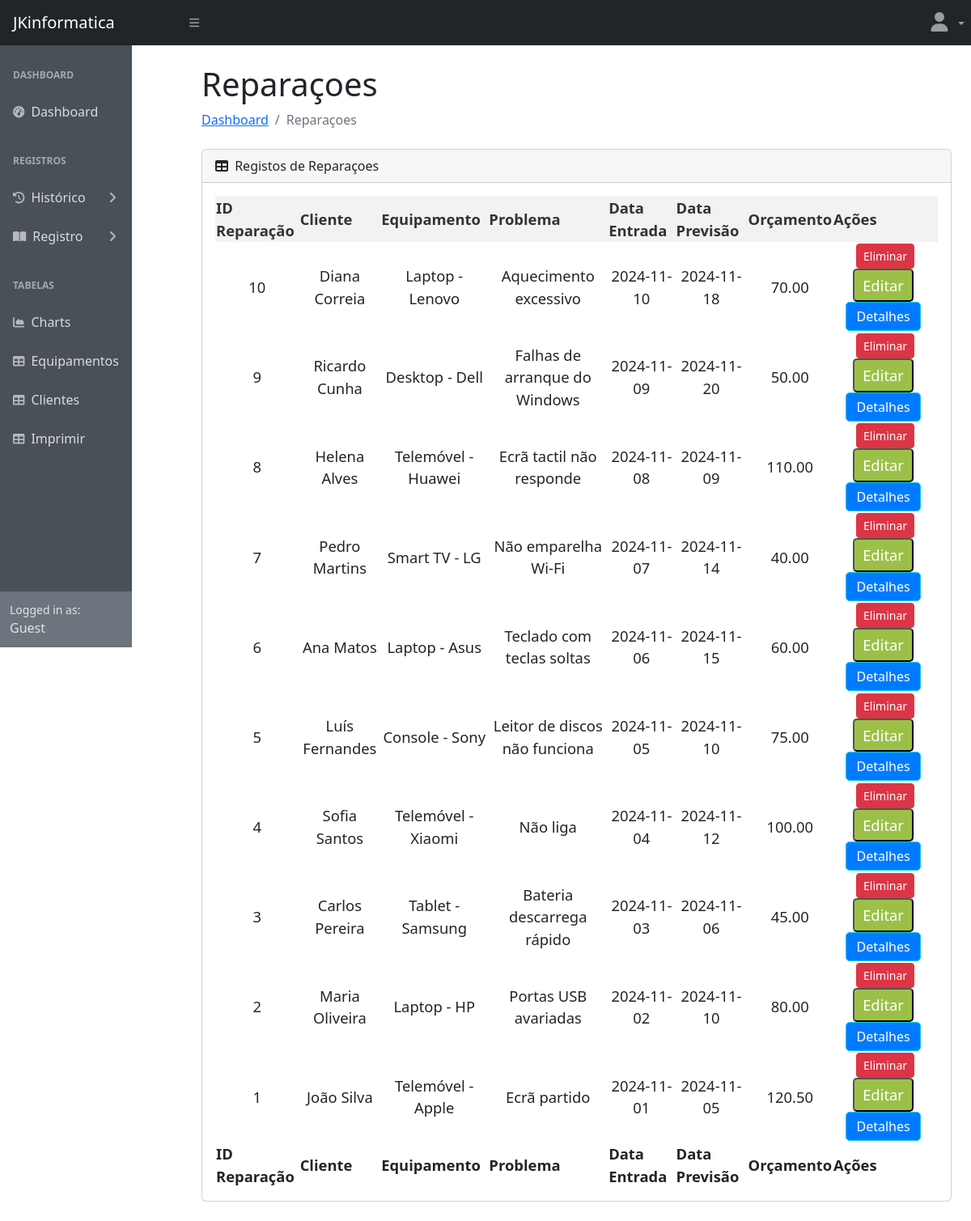
/reparaçoes.php, run on the app's committed database.
### tables this page shows
CREATE TABLE `reparacoes` (
  `idReparacao` int(11) NOT NULL,
  `idEquipamento` int(11) NOT NULL,
  `dataEntrada` date NOT NULL,
  `dataPrevisao` date DEFAULT NULL,
  `problema` text DEFAULT NULL,
  `orcamento` decimal(10,2) DEFAULT NULL,
  `estado` varchar(50) DEFAULT NULL,
  `observacoes` text DEFAULT NULL
);

CREATE TABLE `clientes` (
  `idCliente` int(11) NOT NULL,
  `nome` varchar(100) NOT NULL,
  `telemovel` varchar(20) DEFAULT NULL,
  `email` varchar(100) DEFAULT NULL,
  `nif` varchar(20) DEFAULT NULL,
  `morada` varchar(255) DEFAULT NULL
);

### reparaçoes.php (the view, shortened to what this page needs)
<!DOCTYPE html>
<html lang="en">
    <head>
        <link href="https://cdn.jsdelivr.net/npm/simple-datatables@7.1.2/dist/style.min.css" rel="stylesheet" />
        <link href="css/styles.css" rel="stylesheet" />
        <link href="css/c.css" rel="stylesheet" />
    </head>
    <body class="sb-nav-fixed">
<?php include('topnav.php'); ?>
        <div id="layoutSidenav">
        <?php include('sidenav.php'); ?>
            <div id="layoutSidenav_content">
                <main>
                    <div class="container-fluid px-4">
                        <h1 class="mt-4">Reparaçoes</h1>
                        <ol class="breadcrumb mb-4">
                            <li class="breadcrumb-item"><a href="index.php">Dashboard</a></li>
                            <li class="breadcrumb-item active">Reparaçoes</li>
                        </ol>
                        <div class="card mb-4">
                            <div class="card-header">
                                <i class="fas fa-table me-1"></i>
                                Registos de Reparaçoes
                            </div>
                            <div class="card-body">
                            <table id="datatablesSimple">
                                <thead>
                                    <tr>
                                        <th>ID Reparação</th>
                                        <th>Cliente</th>
                                        <th>Equipamento</th>
                                        <th>Problema</th>
                                        <th>Data Entrada</th>
                                        <th>Data Previsão</th>
                                        <th>Orçamento</th>
                                        <th>Ações</th>
                                    </tr>
                                </thead>
                                <tfoot>
                                    <tr>
                                        <th>ID Reparação</th>
                                        <th>Cliente</th>
                                        <th>Equipamento</th>
                                        <th>Problema</th>
                                        <th>Data Entrada</th>
                                        <th>Data Previsão</th>
                                        <th>Orçamento</th>
                                        <th>Ações</th>
                                    </tr>
                                </tfoot>
                                <tbody>
                                <?php
                                    $sql = "SELECT
                                                r.idReparacao,
                                                c.nome AS cliente,
                                                CONCAT(e.tipo, ' - ', e.marca) AS equipamento,
                                                r.problema,
                                                r.dataEntrada,
                                                r.dataPrevisao,
                                                r.orcamento
                                            FROM reparacoes r
                                            INNER JOIN equipamentos e ON r.idEquipamento = e.idEquipamento
                                            INNER JOIN clientes c ON e.idCliente = c.idCliente
                                            ORDER BY r.idReparacao DESC";
                                    $result = $conn->query($sql);
                                    if ($result->num_rows > 0) {
                                        while ($row = $result->fetch_assoc()) {
                                    ?>
                                            <tr>
                                                <td style="text-align:center"><?= $row['idReparacao']; ?></td>
                                                <td style="text-align:center"><?= $row['cliente']; ?></td>
                                                <td style="text-align:center"><?= $row['equipamento']; ?></td>
                                                <td style="text-align:center"><?= $row['problema']; ?></td>
                                                <td style="text-align:center"><?= $row['dataEntrada']; ?></td>
                                                <td style="text-align:center"><?= $row['dataPrevisao']; ?></td>
                                                <td style="text-align:center"><?= $row['orcamento']; ?></td>
                                                <td style="text-align:center">
                                                    <form class="delete-reparacao-form" method="POST" action="eliminar_reparacao.php" style="display:inline;">
                                                        <button type="submit" class="btn btn-danger btn-sm">Eliminar</button>
                                                    </form>
                                                    <form method="GET" action="editar_reparacao.php" style="display: inline;">
                                                        <button type="submit" style="background-color:rgb(156, 192, 71); color: #fff; padding: 5px 10px; border-radius: 5px; margin-right: 5px;"
                                                                class="btn-editar">
                                                            Editar
                                                        </button>
                                                    </form>
                                                    <a href="detalhe_equipamento.php?id=<?= $row['idReparacao']; ?>"
                                                    class="btn btn-info"
                                                    style="background-color:#007bff; color:#fff; padding:5px 12px; border-radius:5px; margin-right:5px; text-decoration:none;">
                                                        Detalhes
                                                    </a>
                                                </td>
                                            </tr>
                                    <?php
                                        }
                                    } else {
                                        echo "<tr><td colspan='8' style='text-align:center'>Nenhum registo encontrado.</td></tr>";
                                    }
                                    ?>
                                </tbody>
                            </table>
                            </div>
                        </div>
                    </div>
                </main>
            </div>
        </div>
    </body>
</html>

### data on the page
reparacoes: idReparacao "10", clientes.nome "Diana Correia", equipamento "Laptop - Lenovo", problema "Aquecimento excessivo", dataEntrada "2024-11-10", dataPrevisao "2024-11-18", orcamento "70.00"
reparacoes: idReparacao "9", clientes.nome "Ricardo Cunha", equipamento "Desktop - Dell", problema "Falhas de arranque do Windows", dataEntrada "2024-11-09", dataPrevisao "2024-11-20", orcamento "50.00"
reparacoes: idReparacao "8", clientes.nome "Helena Alves", equipamento "Telemóvel - Huawei", problema "Ecrã tactil não responde", dataEntrada "2024-11-08", dataPrevisao "2024-11-09", orcamento "110.00"
reparacoes: idReparacao "7", clientes.nome "Pedro Martins", equipamento "Smart TV - LG", problema "Não emparelha Wi-Fi", dataEntrada "2024-11-07", dataPrevisao "2024-11-14", orcamento "40.00"
reparacoes: idReparacao "6", clientes.nome "Ana Matos", equipamento "Laptop - Asus", problema "Teclado com teclas soltas", dataEntrada "2024-11-06", dataPrevisao "2024-11-15", orcamento "60.00"
reparacoes: idReparacao "5", clientes.nome "Luís Fernandes", equipamento "Console - Sony", problema "Leitor de discos não funciona", dataEntrada "2024-11-05", dataPrevisao "2024-11-10", orcamento "75.00"
reparacoes: idReparacao "4", clientes.nome "Sofia Santos", equipamento "Telemóvel - Xiaomi", problema "Não liga", dataEntrada "2024-11-04", dataPrevisao "2024-11-12", orcamento "100.00"
reparacoes: idReparacao "3", clientes.nome "Carlos Pereira", equipamento "Tablet - Samsung", problema "Bateria descarrega rápido", dataEntrada "2024-11-03", dataPrevisao "2024-11-06", orcamento "45.00"
reparacoes: idReparacao "2", clientes.nome "Maria Oliveira", equipamento "Laptop - HP", problema "Portas USB avariadas", dataEntrada "2024-11-02", dataPrevisao "2024-11-10", orcamento "80.00"
reparacoes: idReparacao "1", clientes.nome "João Silva", equipamento "Telemóvel - Apple", problema "Ecrã partido", dataEntrada "2024-11-01", dataPrevisao "2024-11-05", orcamento "120.50"
